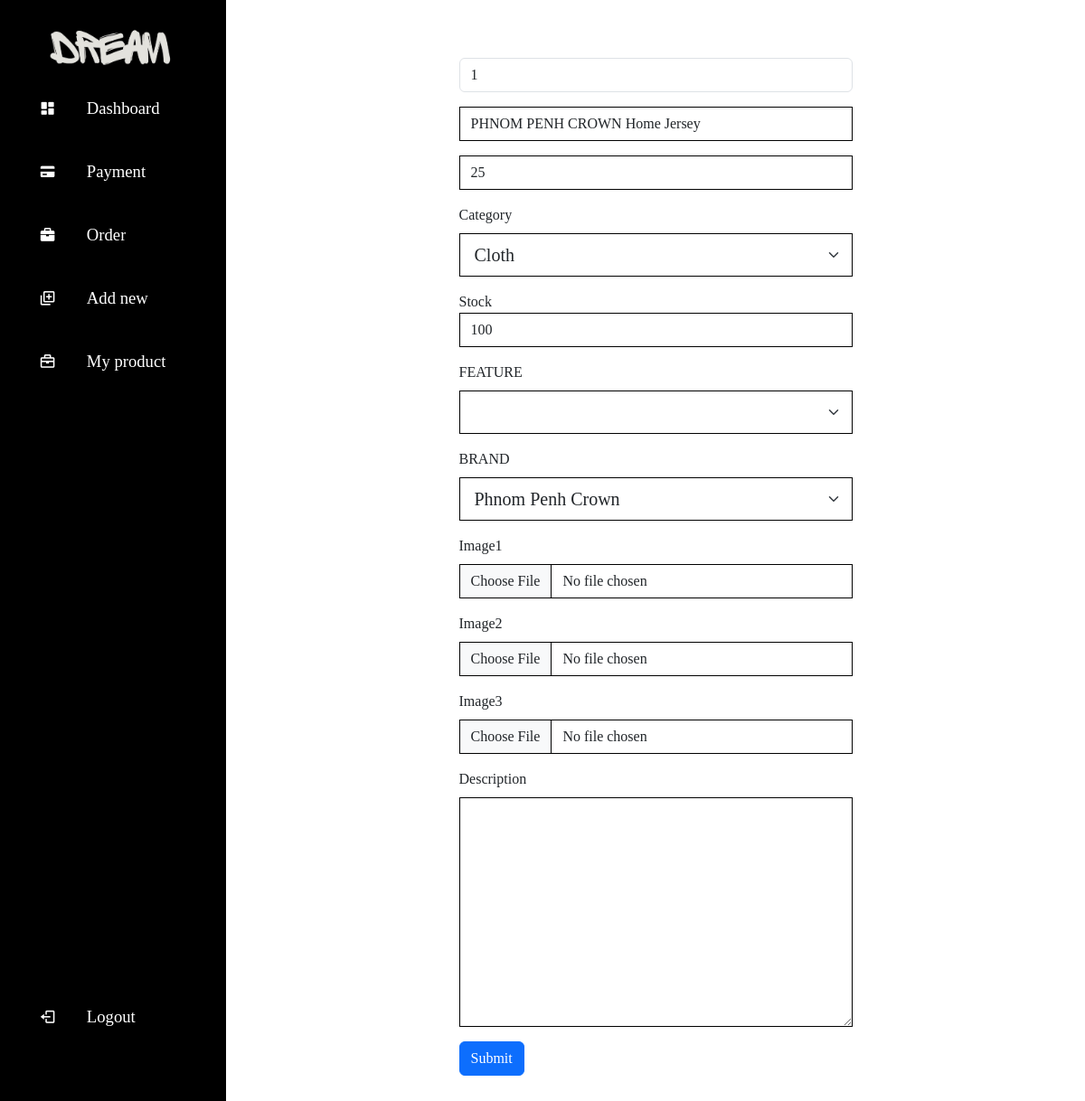
The page /admin/edit.php?id=1 on the database its author committed.
### tables this page shows
CREATE TABLE `products` (
  `id` int(11) NOT NULL,
  `product_name` varchar(100) NOT NULL,
  `type_feature` varchar(100) NOT NULL,
  `price` float NOT NULL,
  `brand` varchar(50) NOT NULL,
  `image_id` int(11) NOT NULL,
  `category_id` int(11) NOT NULL,
  `description` varchar(255) NOT NULL,
  `stock_id` int(11) NOT NULL
);

CREATE TABLE `stock` (
  `id` int(11) NOT NULL,
  `product_id` int(11) NOT NULL,
  `quantity` int(50) NOT NULL
);

### admin/edit.php (the view, shortened to what this page needs)
    <?php
    include "../connection.php";
    include "admin.php";
    if(isset($_GET['id'])) {
        $product_id = $_GET['id'];
        $sql = "SELECT * FROM products as p
        INNER JOIN image as i ON  p.image_id = i.id
        INNER JOIN stock as s ON p.stock_id = s.id
        WHERE p.id = ?";
        $stmt = $con->prepare($sql);
        $stmt->bind_param("i", $product_id);
        $stmt->execute();
        $result = $stmt->get_result();
        if($result->num_rows > 0) {
            $row = $result->fetch_assoc();
            $product_name = $row['product_name'];
            $price = $row['price'];
            $category = $row['category_id'];
            $stock_qty = $row['quantity'];
            $type_feature = $row['type_feature'];
            $brand = $row['brand'];
            $description = $row['description'];
        } else {
            echo "Product not found.";
            exit;
        }
    }
?>
<div class="main">
    <div class="container mt-5 w-50">
            <form action="edit.php" method="POST" role="form" enctype="multipart/form-data">
              <div class="mb-3">
                <input type="text" class="form-control" name="id" value="<?=$product_id?>">
              </div>
              <div class="mb-3">
                  <input type="text" class="form-control" style="border-radius:0;border-color:#000;" value="<?=$product_name?>" name="product_name" placeholder="Product Name"  require>
              </div>
              <div class="mb-3">
                  <input type="text" class="form-control"  style="border-radius:0;border-color:#000;" value="<?=$price?>" name="price" placeholder="$Price"   require>
              </div>
              <div class="mb-3">
                    <label for="" class="form-label">Category</label>
                    <select class="form-select form-select-lg"
                        name="category"
                        id=""
                        style="border-radius:0;border-color:#000;"
                    >
                        <option selected value="<?=$category?>">
                            <?php
                                if($category == 1){
                                    echo "Cloth";
                                }else{
                                    echo "Sneaker";
                                }
                            ?>
                        </option>
                    </select>
              </div>
              <div class="mb-3">
                <label for="" >Stock</label>
                <input type="text" class="form-control" value="<?=$stock_qty?>" name="stock_qty" style="border-radius:0;border-color:#000;">
              </div>
              <div class="mb-3">
                <label for="" class="form-label">FEATURE</label>
                <select
                        class="form-select form-select-lg"
                        name="type_feature"
                        id=""
                        style="border-radius:0;border-color:#000;"
                    >
                        <option selected value="<?=$type_feature?>" ><?=$type_feature?></option>
                        <option value="NEW ARRIVALS" >NEW ARRIVALS</option>
                </select>
              </div>
              <div class="mb-3">
                    <label for="" class="form-label">BRAND</label>
                    <select class="form-select form-select-lg"
                        name="brand"
                        id=""
                        style="border-radius:0;border-color:#000;"
                    >
                        <option selected value="<?=$brand?>"><?=$brand?></option>
                    </select>
                </div>
              <div class="mb-3">
                <label for="" class="form-label">Image1</label>
                <input
                    type="file"
                    class="form-control"
                    name="image"
                    id=""
                    style="border-radius:0;border-color:#000;"
                />
              </div>
             <div class="mb-3">
                <label for="" class="form-label">Image2</label>
                <input
                    type="file"
                    class="form-control"
                    name="image_2"
                    id=""
                    style="border-radius:0;border-color:#000;"
                />
             </div>
              <div class="mb-3">
                <label for="" class="form-label">Image3</label>
                <input
                    type="file"
                    class="form-control"
                    name="image_3"
                    id=""
                    style="border-radius:0;border-color:#000;"
                />
              </div>
              <div class="mb-3">
                <label for="" class="form-label">Description</label>
                <textarea name="description" value="<?=$description?>" id=""  style="border-radius:0;border-color:#000;" class="form-control" cols="30" rows="10"></textarea>
              </div>
            <div class="mb-3">
                <input type="submit" name="submit" class="btn btn-primary">
            </div>
            </form>
        </div>
</div>

### admin/dashboard.css (style rules this page uses)
* { margin: 0; padding: 0; border: none; outline: none; font-family: TeXGyreAdventor-r; box-sizing: border-box; }
body { width: 100%; height: 100vh; display: grid; grid-template-columns: 250px 1fr; }
.main { padding: 1rem; background-color: #ffffff; overflow-y: scroll; }

### rows shown on the page
products: product_name "PHNOM PENH CROWN Home Jersey", price "25", category "Cloth", stock_qty "100", brand "Phnom Penh Crown"
